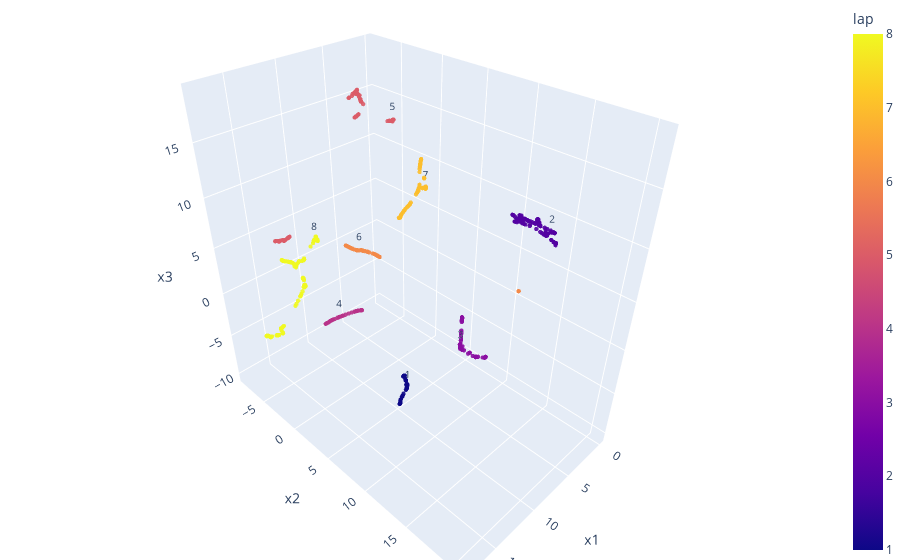

Source (notebook cell):
### Code cell
fig = px.scatter_3d(df2, x='x1', y='x2', z='x3',
              color='lap', opacity=0.9, text = "label")

fig.update_traces(marker_size=1.5)
fig.update_traces(textfont_size=10)

# tight layout
fig.update_layout(margin=dict(l=0, r=0, b=0, t=0))
fig.show()

### Figure 1 — Plotly figure (JSON) as saved in the notebook; plotly's stock layout.template omitted (floating-point values rounded to 4 significant figures; data arrays with more than 128 entries replaced by an {"elided": "..."} marker saying what was removed)
{"data": [{"hovertemplate": "x1=%{x}<br>x2=%{y}<br>x3=%{z}<br>label=%{text}<br>lap=%{marker.color}<extra></extra>", "legendgroup": "", "marker": {"color": {"elided": "608 int values"}, "coloraxis": "coloraxis", "opacity": 0.9, "size": 1.5, "symbol": "circle"}, "mode": "markers+text", "name": "", "scene": "scene", "showlegend": false, "text": {"elided": "608 str values"}, "textfont": {"size": 10}, "type": "scatter3d", "x": {"elided": "608 float values"}, "y": {"elided": "608 float values"}, "z": {"elided": "608 float values"}}], "layout": {"coloraxis": {"colorbar": {"title": {"text": "lap"}}, "colorscale": [[0, "#0d0887"], [0.1111, "#46039f"], [0.2222, "#7201a8"], [0.3333, "#9c179e"], [0.4444, "#bd3786"], [0.5556, "#d8576b"], [0.6667, "#ed7953"], [0.7778, "#fb9f3a"], [0.8889, "#fdca26"], [1, "#f0f921"]]}, "legend": {"tracegroupgap": 0}, "margin": {"b": 0, "l": 0, "r": 0, "t": 0}, "scene": {"domain": {"x": [0, 1], "y": [0, 1]}, "xaxis": {"title": {"text": "x1"}}, "yaxis": {"title": {"text": "x2"}}, "zaxis": {"title": {"text": "x3"}}}}}
